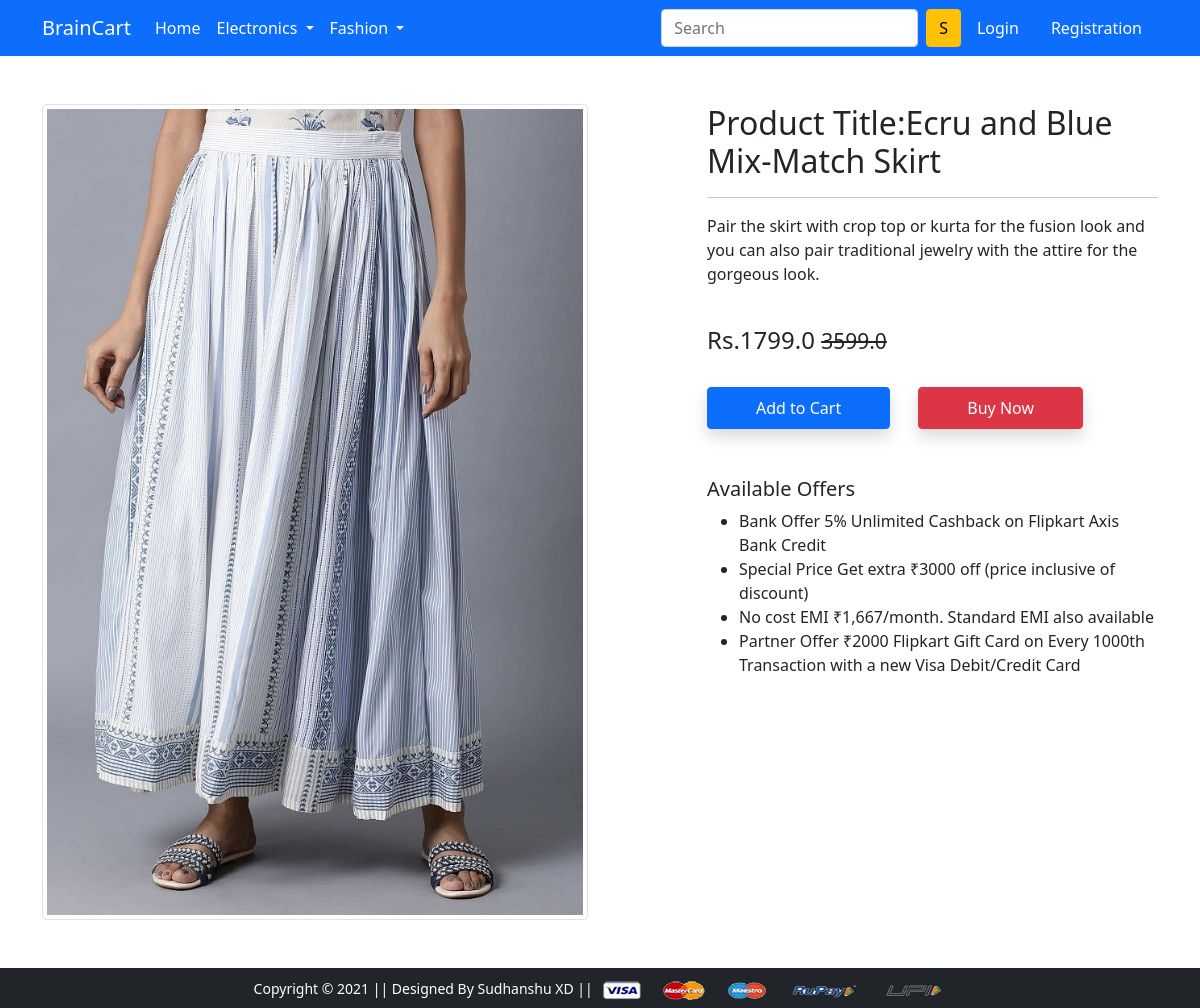
Screenshot of /product-detail/2 with the database file from the repository.
### app/models.py (models this page shows, shortened)
class Product(models.Model):
    title = models.CharField(max_length=100)
    selling_price = models.FloatField()
    discounted_price = models.FloatField()
    description = models.TextField()
    brand = models.CharField(max_length=100)
    category = models.CharField(choices=CATEGORY_CHOICES, max_length=2)
    product_image = models.ImageField(upload_to ='productimg')

### app/views.py (the view)
# urls.py: path('product-detail/<int:pk>', views.ProductDetailView.as_view(), name='product-detail'),
class ProductDetailView(View):
    def get(selp, request, pk):
        product =  Product.objects.get(pk=pk)
        item_already_in_cart = False
        if request.user.is_authenticated:
            item_already_in_cart = Cart.objects.filter(Q(product=product.id)& Q(user=request.user)).exists()
        return render(request,'app/productdetail.html',{
            'product': product,'item_already_in_cart':item_already_in_cart})

### app/templates/app/productdetail.html (shortened to what this page needs)
{% extends 'app/base.html' %}
{% load static %}
{% block main-content %}
<div class="container my-5">
 <div class="row">
  <div class="col-sm-6 text-center align-self-center">
   <img src="{{product.product_image.url}}" alt="" class="img-fluid img-thumbnail">
  </div>
  <div class="col-sm-5 offset-sm-1">
   <h2>Product Title:{{ product.title}}</h2>
   <hr>
   <p>{{product.description}}</p> <br>
   <h4>Rs.{{product.discounted_price}} <small class="fw-light text-decoration-line-through">{{product.selling_price}}</small></h4> <br>
    {% if not request.user.is_authenticated %}
        <form action="/add-to-cart" class="d-inline">
            <button type="submit" class="btn btn-primary shadow px-5 py-2">Add to Cart</button>
        </form>
    {%endif%}
   <a href="{% url 'checkout' %}" class="btn btn-danger shadow px-5 py-2 ms-4">Buy Now</a>
   <h5 class="mt-5">Available Offers</h5>
   <ul>
    <li>Bank Offer 5% Unlimited Cashback on Flipkart Axis Bank Credit</li>
    <li>Special Price Get extra ₹3000 off (price inclusive of discount)</li>
    <li>No cost EMI ₹1,667/month. Standard EMI also available</li>
    <li>Partner Offer ₹2000 Flipkart Gift Card on Every 1000th Transaction with a new Visa Debit/Credit Card</li>
   </ul>
  </div>
 </div>
</div>
{% endblock main-content %}

### rows the page displays
Product: product_image (picture), title "Ecru and Blue Mix-Match Skirt", description "Pair the skirt with crop top or kurta for the fusion look and you can also pair traditional jewelry with the attire for the gorgeous look.", discounted_price "1799.0", selling_price "3599.0"
